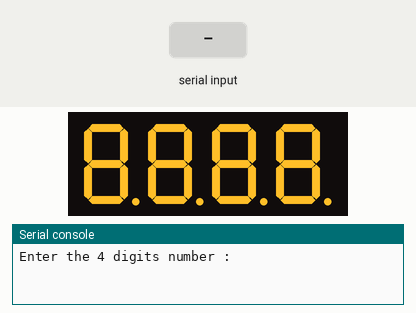
Simulated run of this program. Board: MicroPython board. Parts: 4-digit seven-segment display, the last lines printed to the serial console. The inputs (shaded band) are chosen by the test bench. The segment pins are drawn as the display they are named for.

Above: at 1.2 s.
1.3 s: "5" typed at the serial console, then Enter
At 2.7 s:
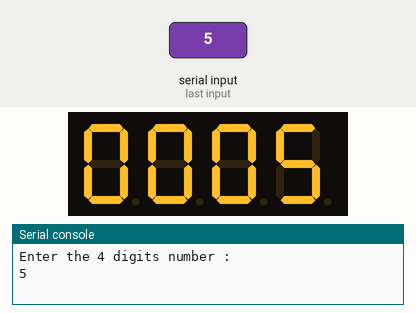
Timing chart, 0 to 4.3 s (numbered marks = the images above; inputs shaded):
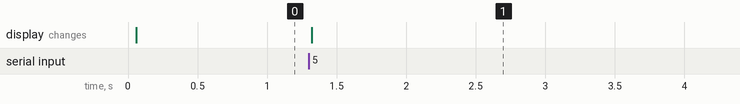

The program:

display_4FND.py
```python
# 간단한 4자리 숫자를 다이나믹 구동 방법으로 표시하는 프로그램
# 미리 관련 함수를 만들어 놓은 모듈 (fndControl.py) 이용
#
# @author=senu

import time
import fndControl as fnd


if __name__ == '__main__':
    # #use RTC
    # rtc = machine.RTC()
    # rtc.datetime([2022,5,9,1,18,50,0,0])

    # #toggling 2nd seg's DP to display sec movement

    # tmr = Timer(freq=2, mode=Timer.PERIODIC, callback=lambda t: segDP.toggle())

    #input the displayed number and check its range
    disnum = int(input('Enter the 4 digits number : '))
    while disnum > 9999 or disnum < 0:
        disnum = int(input('Enter the 4 digits number : '))

    now_dis=[disnum//1000, ((disnum%1000)//100), ((disnum%100)//10), (disnum%10) ]
    while True:
        # nowts = rtc.datetime()
        # now_dis = [nowts[4]//10, nowts[4]%10, nowts[5]//10, nowts[5]%10 ]

        for i in range(4):
            fnd.displayDigitOne(i,now_dis[i])
            time.sleep_us(fnd.displayRate)
            fnd.turnoffDigit(i)

        
```

fndControl.py
```python
# FND 제어를 위한 여러 함수를 모듈 방식으로 재편성함.
# module name: fndControl.py
#
from machine import Pin
import time

#define output pins and FND elements
dig1 = Pin(13, Pin.OUT, value=1)  #initially turn off
dig2 = Pin(12, Pin.OUT, value=1)
dig3 = Pin(11, Pin.OUT, value=1)
dig4 = Pin(10, Pin.OUT, value=1)

digitLst = [dig1, dig2, dig3, dig4]

segA=Pin(9,Pin.OUT)
segB=Pin(8,Pin.OUT)
segC=Pin(7,Pin.OUT)
segD=Pin(6,Pin.OUT)
segE=Pin(18,Pin.OUT)
segF=Pin(19,Pin.OUT)
segG=Pin(20,Pin.OUT)
segDP=Pin(21,Pin.OUT)

segLst=[segA, segB, segC, segD, segE, segF, segG]

# 0~9 mapping table
segmap = [ [1,1,1,1,1,1,0], [0,1,1,0,0,0,0], [1,1,0,1,1,0,1], [1,1,1,1,0,0,1], [0,1,1,0,0,1,1], [1,0,1,1,0,1,1],\
          [1,0,1,1,1,1,1], [1,1,1,0,0,0,0], [1,1,1,1,1,1,1], [1,1,1,1,0,1,1], [1,1,1,0,1,1,1], [0,0,1,1,1,1,1],\
          [1,0,0,1,1,1,0], [0,1,1,1,1,0,1], [1,0,0,1,1,1,1], [1,0,0,0,1,1,1], [0,0,0,0,0,0,0] ]

#global variables
#display on flag
displayOnState = False
#time duration for dynamic driving
displayRate = 5000  #unit micro sec, default = 5 msec


#define a function to display one number on 7segments unit
def displayNumber(num):
    '''
    Display one number at one 7 segment
    parameter: num - 0 ~ 15 integer number to be displayed, and ' '(space character) for blank(empty)
    '''
    if num >= 0 and num <= 16: #check the valid range
        mapinfo = segmap[num]
        for i in range(7):
            segLst[i].value(mapinfo[i])
    else:
        print('Err:out of range in displayed number')
        return -1

def displayDigitOne(digit, num, dpOn=False):
    '''
    a function to display one number at the given digit
    -parameter: digit - 0 ~ 3 (left to right), num - 0 ~ 15, dpOn: DP on/off default=False
    '''
    if digit >= 0 and digit <=3 :
        digitLst[digit].value(0)      #turn on the given digit
    else:
        print('Err: out of range for digit')
        return -1

    displayNumber(num)

    if dpOn:
        segDP.on()
    else:
        segDP.off()

def turnoffDigit(digit):
    '''
    Turn off the given digit segment
    -parameter: digit - 0 ~ 3 (left to right)
    '''
    digitLst[digit].value(1)

def turnoff4Fnd():
    '''
    Turn off the 4 digits 7 segments
    '''
    global displayOnState
    if displayOnState:
        displayOnState = False
        for i in range(4):
            turnoffDigit(i)

def onoffDP(digit, flag):
    '''
    Turn on the given digit's DP (dot)
    '''
    if digit >= 0 and digit <=3 :
        if flag:
            digitLst[digit].value(0)      #turn on the given digit
            segDP.value(1)
        else:
             digitLst[digit].value(1)      #turn off the given digit
             segDP.value(0)
    else:
        print('Err: wrong digit')
        return
    
```

Measured:
- after the input at 1.3 s, the display: changes at once (image 1)
